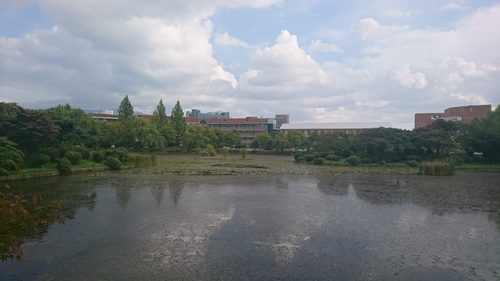
#> input picture panoramas/imgs/lake_500_1.jpg, 500 x 281 px
$ python util.py   (Python 2 division)
#> lines starting #> are read from the running program, lines starting #| are printed output that depends on the picture
from PIL import Image
from pylab import *

from ref import homography


def sift_show(imagename, resultname):
    """ Process an image and save the results in a file. """
#> called with imagename = 'imgs/lake_500_1.jpg', resultname = 'imgs/lake_500_1.sift.pgm'

    if imagename[-3:] != 'pgm':
        # create a pgm file
        im = Image.open(imagename).convert('L')
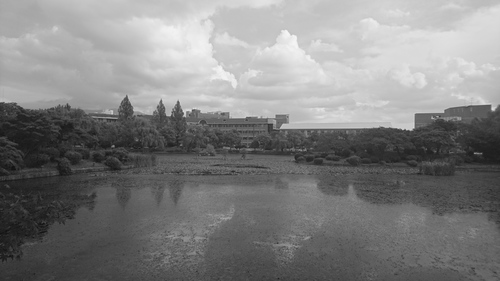
#> im: PIL image 500x281 L; min 17, max 245, mean 128.8
        im.save('tmp.pgm')
        imagename = 'tmp.pgm'

    cmmd = str("./sift -display <" + imagename + " >" + resultname)

#> (the run stopped early here; a loop or call above may not have finished)

$ run again, with panoramas/imgs/lake_500_0.jpg copied over panoramas/imgs/lake_500_1.jpg
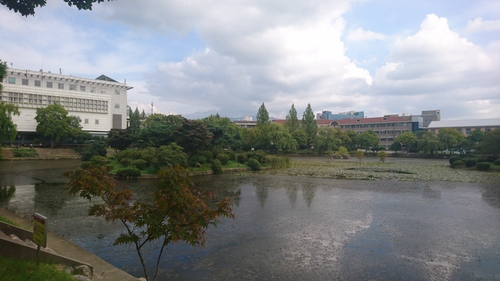
#> input picture panoramas/imgs/lake_500_0.jpg, 500 x 281 px
#> in sift_show, `im = Image.open(imagename).convert('L')`:
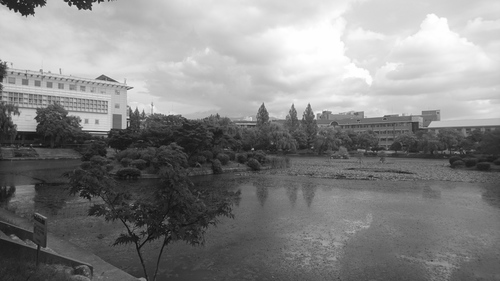
#> im: PIL image 500x281 L; min 11, max 255, mean 133.5

$ run again, with panoramas/imgs/lake_500_4.jpg copied over panoramas/imgs/lake_500_1.jpg
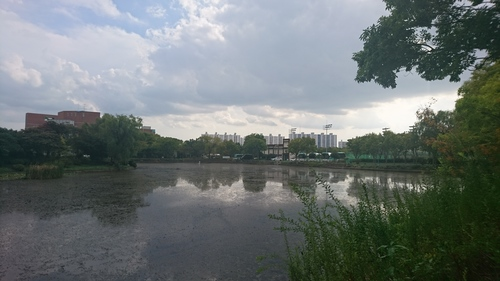
#> input picture panoramas/imgs/lake_500_4.jpg, 500 x 281 px
#> in sift_show, `im = Image.open(imagename).convert('L')`:
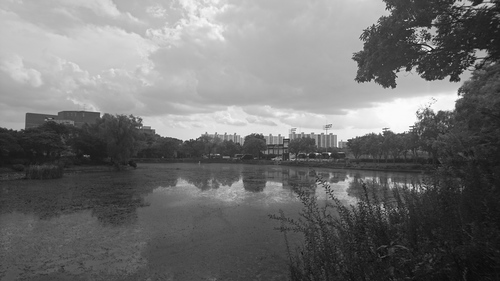
#> im: PIL image 500x281 L; min 10, max 254, mean 113.6

$ run again, with panoramas/imgs/10.JPG copied over panoramas/imgs/lake_500_1.jpg
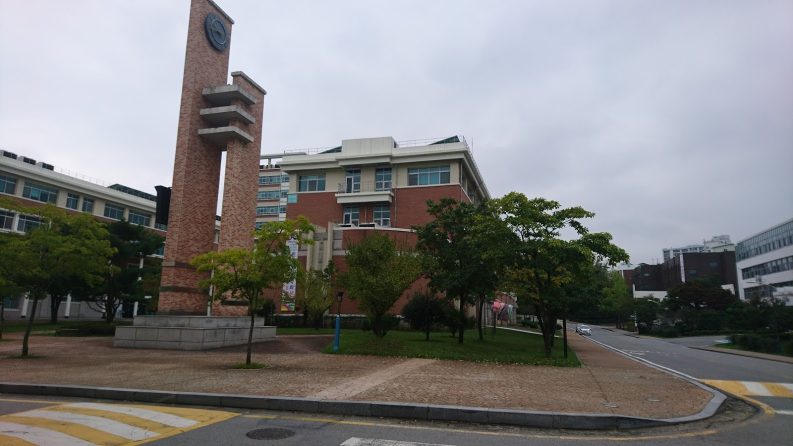
#> input picture panoramas/imgs/10.JPG, 1586 x 892 px (shown at 1/2 size)
#> in sift_show, `im = Image.open(imagename).convert('L')`:
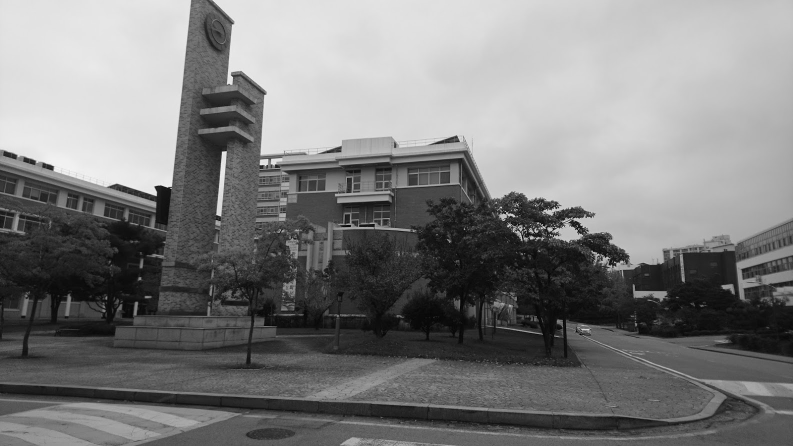
#> im: PIL image 1586x892 L (shown at 1/2 size); min 0, max 250, mean 125.1
